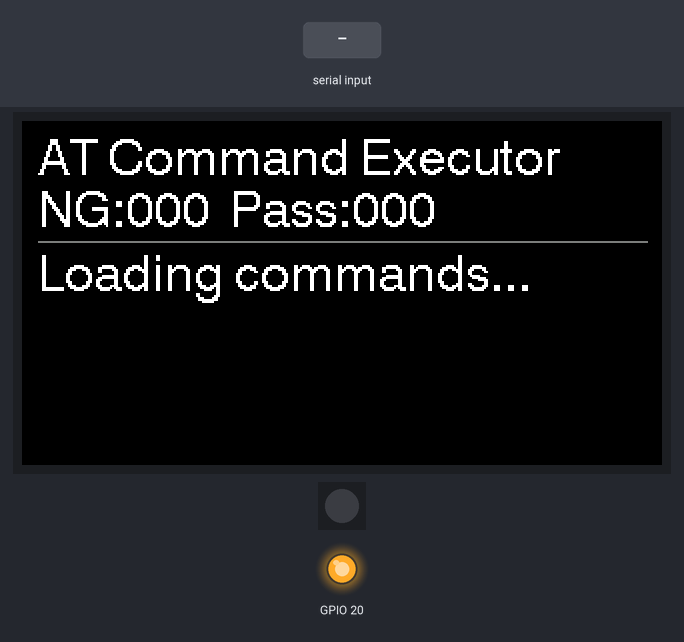
Bench run of a sketch on a simulated ESP32. On the bench: 320×172 colour display, 1 RGB LEDs in strip order, left to right, output pins drawn as LEDs (lit = HIGH). The inputs (shaded band) are chosen by the test bench. The strip is taken to match the declared colour order; storage starts empty; what the sketch prints to the serial monitor is not drawn.

Above: at 6.7 s.
9.1 s: "ERROR\n" received over the second serial link
At 10.3 s:
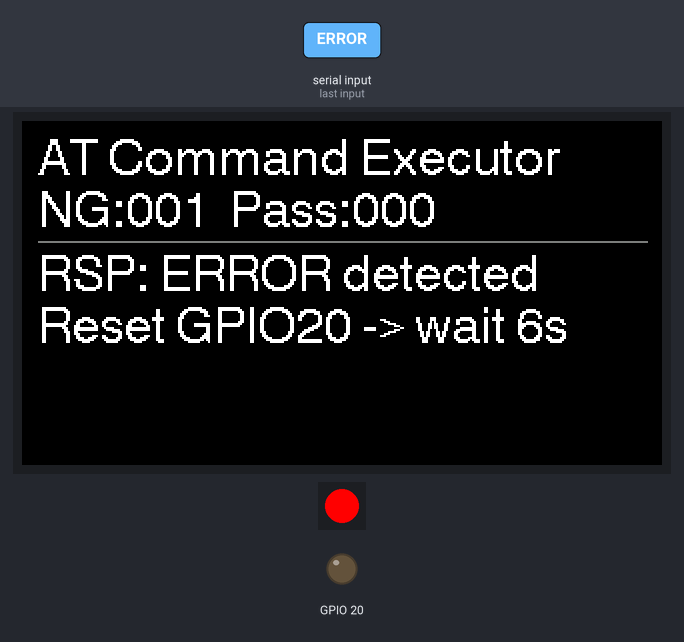
At 12.6 s:
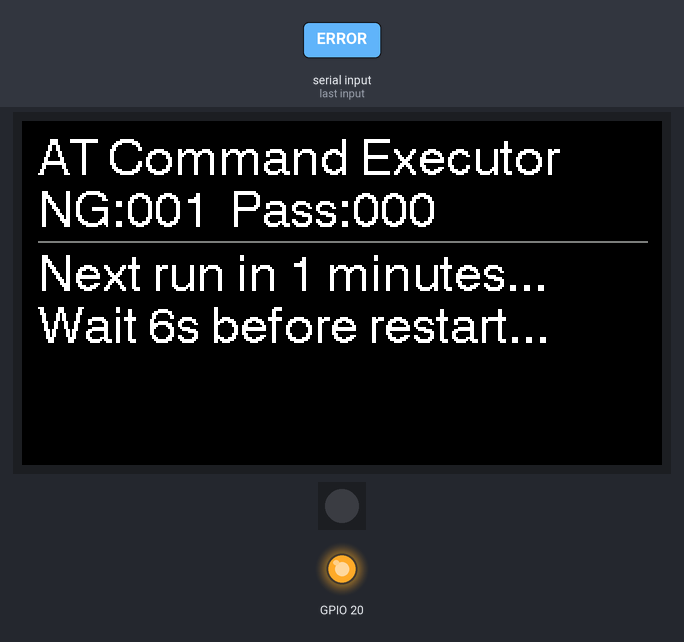
Timing chart, 0 to 14.1 s (numbered marks = the images above; inputs shaded):
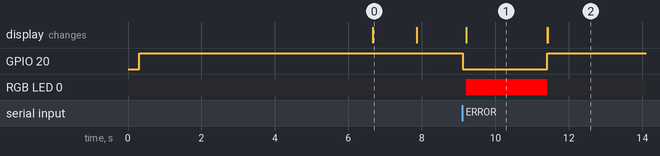

Measured:
- after the input at 9.1 s, GPIO 20: HIGH → LOW at once, → HIGH 2.3 s later; RGB LED 0: off → RGB(255, 0, 0) after 0.11 s, → off 2.2 s later; the display: changes after 0.11 s (image 1)
- what the display in image 0 shows lasts 1.2 s, from 6.7 s to 7.9 s
- what the display in image 1 shows lasts 2.2 s, from 9.2 s to 11.4 s

The sketch:

LTEmod_UDPcomm_checker_periodic.ino
```cpp
/*
 * ESP32-C6: LittleFSのcommands1.txtからATコマンドを順次読み込み、UART1経由で送信
 * 30分おき自動実行、NG/Passカウント表示（3桁）、オンボードRGB LEDで結果表示
 * - MATCH → 青点灯（Pass加算）
 * - MISMATCH → 赤点灯（NG加算）※再スタートはしない（ERROR時のみ再スタート）
 * - ERROR発生時：GPIO20をLOW→1秒後HIGHに復帰、その後さらに6秒待機してから commands1.txt の先頭から再実行
 * - 完了画面：「Next run in 30 minutes...」の直前に直近RSRPを必ず表示（このサイクル未取得でも直近履歴を表示）
 * - LCDヘッダー：Runは削除、NG/Passを3桁固定幅表示（例：NG:005  Pass:123）
 */

#include <LovyanGFX.hpp>
#include <LittleFS.h>
#include <vector>

// ==== オンボードRGB LED（WS2812）制御 ====
#include <Adafruit_NeoPixel.h>
#define RGB_PIN   8
#define RGB_COUNT 1
Adafruit_NeoPixel rgb(RGB_COUNT, RGB_PIN, NEO_RGB + NEO_KHZ800);  // 実機に合わせて NEO_GRB/NEO_BRG などに変更可
inline void rgbSet(uint8_t r, uint8_t g, uint8_t b) { rgb.setPixelColor(0, rgb.Color(r,g,b)); rgb.show(); }
inline void showMatch()    { rgbSet(0,   0, 255); }   // 青
inline void showMismatch() { rgbSet(255, 0,   0); }   // 赤
inline void showIdle()     { rgbSet(0,   0,   0); }   // 消灯

/* ==================== LCD設定（ST7789/172x320） ==================== */
class LGFX_ESP32C6_WS : public lgfx::LGFX_Device {
  lgfx::Panel_ST7789 _panel;
  lgfx::Bus_SPI _bus;
  lgfx::Light_PWM _light;
public:
  LGFX_ESP32C6_WS(void) {
    { auto cfg=_bus.config(); cfg.spi_host=SPI2_HOST; cfg.spi_mode=0; cfg.freq_write=20000000; cfg.freq_read=10000000;
      cfg.spi_3wire=false; cfg.use_lock=true; cfg.dma_channel=SPI_DMA_CH_AUTO; cfg.pin_sclk=7; cfg.pin_mosi=6; cfg.pin_miso=-1; cfg.pin_dc=15;
      _bus.config(cfg); _panel.setBus(&_bus); }
    { auto cfg=_panel.config(); cfg.pin_cs=14; cfg.pin_rst=21; cfg.pin_busy=-1; cfg.memory_width=172; cfg.memory_height=320;
      cfg.panel_width=172; cfg.panel_height=320; cfg.offset_x=0; cfg.offset_y=0; cfg.invert=false; cfg.rgb_order=false; cfg.readable=false; cfg.bus_shared=false;
      _panel.config(cfg); }
    { auto cfg=_light.config(); cfg.pin_bl=22; cfg.freq=5000; cfg.pwm_channel=0; _light.config(cfg); _panel.setLight(&_light); }
    setPanel(&_panel);
  }
};
LGFX_ESP32C6_WS lcd;

/* ==================== 表示ロジック ==================== */
static const int margin=8;
int cursorX=margin;
int cursorY=margin;
int lineHeight=0;
int textSize=1;
int responseLineCount=0;

// ==== 周期/NG/Pass 管理 ====
bool isRunning=false;
unsigned long lastRunMillis=0;
//const unsigned long RUN_INTERVAL_MS=1800000UL; // ★ 30分（= 30*60*1000）
const unsigned long RUN_INTERVAL_MS=60000UL;
uint32_t ngCountRun=0;        // このサイクルのNG
uint32_t passCountRun=0;      // このサイクルのPass（MATCH）
uint32_t passCountTotal=0;    // 通算Pass

// GPIO20 リセット（LOW→1秒でHIGH戻し）
unsigned long gpio20LowTime=0;
bool gpio20IsLow=false;
const unsigned long GPIO20_LOW_DURATION_MS=1000;

// ERROR後の再始動要求（HIGH復帰後にさらに6秒待機→先頭から再実行）
bool pendingRestartAfterError=false;

// RSRP情報（サイクル内用）＋ 直近RSRPの永続保持
String rsrpInfo="";        // このサイクルで受信した最新のRSRP
bool   hasRsrpInfo=false;
String lastRsrpInfo="";    // 直近サイクルも含めて最終のRSRP履歴
bool   hasLastRsrp=false;

// ヘッダー描画（Runは削除、NG/Passのみ3桁表示）
void drawHeaderWithStatus() {
  lcd.setCursor(margin, margin);
  lcd.println("AT Command Executor");
  cursorY = margin + lineHeight;
  cursorX = margin;

  lcd.setCursor(cursorX, cursorY);
  lcd.printf("NG:%03lu  Pass:%03lu",
             (unsigned long)ngCountRun,
             (unsigned long)passCountRun);
  cursorY += lineHeight;

  lcd.drawLine(margin, cursorY, lcd.width()-margin, cursorY, TFT_DARKGREY);
  cursorY += (lineHeight/4);
}
void lcdClearBeforeNewLine(bool drawHeader=true){
  lcd.fillScreen(TFT_BLACK);
  cursorX=margin; cursorY=margin;
  if(drawHeader) drawHeaderWithStatus();
}
void lcdNewLine(){
  cursorX=margin; cursorY+=lineHeight;
  if(cursorY > lcd.height()-margin-lineHeight) lcdClearBeforeNewLine();
}
void lcdPrintLine(const String& line){
  lcd.setCursor(cursorX,cursorY); lcd.print(line); lcdNewLine();
}

/* ==================== ATコマンド実行 ==================== */
static int currentLineIndex=0;
static std::vector<String> commandLines;
bool commandsLoaded=false;
bool waitingForCommandResponse=false;
unsigned long commandSentTime=0;
const unsigned long COMMAND_RESPONSE_TIMEOUT_MS=10000;

// 送受一致比較用
String sendDataString="";
String receiveDataString="";
bool hasSendData=false;
bool hasReceiveData=false;

// コマンドファイル読み込み
void loadCommandFile(){
  if(!LittleFS.begin(true)){ Serial.println("[ERROR] Failed to mount LittleFS"); return; }
  File file=LittleFS.open("/commands1.txt","r"); if(!file){ Serial.println("[ERROR] Failed to open commands1.txt"); return; }
  commandLines.clear();
  while(file.available()){
    String line=file.readStringUntil('\n');
    line.trim();
    if(line.length()>0) commandLines.push_back(line);
  }
  file.close();
  Serial.printf("[INFO] Loaded %d lines from commands1.txt\n", commandLines.size());
  commandsLoaded=true; currentLineIndex=0;
}

// 実行サイクル開始
void startRun(){
  ngCountRun=0; passCountRun=0;

  // サイクル内の一時変数はリセットするが、直近RSRP履歴(lastRsrpInfo)は消さない
  hasSendData=false; hasReceiveData=false;
  hasRsrpInfo=false; rsrpInfo="";

  waitingForCommandResponse=false; currentLineIndex=0;
  showIdle(); // RGB消灯

  lcdClearBeforeNewLine();
  lcdPrintLine("Loading commands...");
  loadCommandFile(); isRunning=true;

  delay(1000);
  sendNextCommand();
}

// 先頭から再スタート（ERROR復帰後の6秒待機後に呼ぶ）
void restartFromTop() {
  Serial.println("[RESTART] Restarting from line 1");
  isRunning = true;
  waitingForCommandResponse = false;

  // サイクル内の一時変数のみリセット（直近RSRP履歴は維持）
  hasSendData=false; hasReceiveData=false;
  hasRsrpInfo=false; rsrpInfo="";
  sendDataString=""; receiveDataString="";

  currentLineIndex = 0;

  lcdClearBeforeNewLine(true);
  lcdPrintLine("Restarting from line 1...");
  loadCommandFile();
  delay(500);
  sendNextCommand();
}

// 次のATコマンド送信
void sendNextCommand(){
  if(!commandsLoaded || currentLineIndex >= (int)commandLines.size()){
    Serial.println("[INFO] All commands completed");
    // 完了画面は余裕のある表示順に固定：タイトル → 比較 → RSRP → Next run
    lcdClearBeforeNewLine();
    lcdPrintLine("All commands completed!");

    // 比較結果 & LED & カウント（MISMATCHでは再スタートしない）
    if(hasSendData && hasReceiveData){
      if(sendDataString.equals(receiveDataString)){
        lcdPrintLine("String MATCH!");
        Serial.println("[INFO] SEND/RECEIVE strings MATCH! (26 chars)");
        showMatch();     // 青
        passCountRun++;  // 今サイクルのPass
        passCountTotal++;// 通算Pass
      }else{
        lcdPrintLine("String MISMATCH");
        Serial.printf("[INFO] SEND/RECEIVE strings MISMATCH (26 chars) - SEND: %s, RECEIVE: %s\n",
                      sendDataString.c_str(), receiveDataString.c_str());
        ngCountRun++;    // NG
        showMismatch();  // 赤
        // MISMATCHでは再スタートしない（仕様）
      }
    }else{
      lcdPrintLine("No data to compare");
      showIdle();
    }

    // ==== 直近RSRPを必ず表示（このサイクル未取得なら履歴を使う） ====
    if (hasRsrpInfo && rsrpInfo.length() > 0) {
      lcdPrintLine(rsrpInfo);           // 例: "RSRP: -98 dBm"
      // 履歴にも反映（最新を保持）
      lastRsrpInfo = rsrpInfo; hasLastRsrp = true;
    } else if (hasLastRsrp && lastRsrpInfo.length() > 0) {
      lcdPrintLine(lastRsrpInfo);       // 直近履歴を表示
    } else {
      lcdPrintLine("RSRP: N/A");         // 一度も取得なし
    }

    // 次回までの待機案内（30分）
    isRunning=false; lastRunMillis=millis();
    lcdPrintLine("Next run in 1 minutes...");
    //lcdPrintLine("Next run in 30 minutes...");
    Serial.println("[INFO] Waiting for next 30-minute run");
    return;
  }

  String command = commandLines[currentLineIndex];

  // コメント行スキップ
  if(command.startsWith("#")){
    Serial.printf("[SKIP] Comment line: %s\n", command.c_str());
    currentLineIndex++;
    sendNextCommand();
    return;
  }

  // SENDの文字列抽出
  if(command.indexOf("AT%SOCKETDATA=\"SEND\",1,13,") >= 0){
    int startPos = command.indexOf(",13,") + 4;
    if(startPos > 3 && startPos < command.length()){
      sendDataString = command.substring(startPos);
      sendDataString.replace("\"","");
      if(sendDataString.length()>26) sendDataString = sendDataString.substring(0,26);
      hasSendData=true;
      Serial.printf("[INFO] SEND data captured (26 chars): %s\n", sendDataString.c_str());
    }
  }

  // 表示＆送信
  lcdClearBeforeNewLine();
  lcdPrintLine("CMD: " + command);

  Serial.printf("[TX->UART1] %s\n", command.c_str());
  Serial1.print(command);
  Serial1.print("\r\n");

  waitingForCommandResponse=true;
  commandSentTime=millis();
  responseLineCount=0;
  currentLineIndex++;
}

/* ==================== UART設定 ==================== */
static const uint32_t BAUD_PC=115200, BAUD_UART=115200;
static const int UART1_TX_PIN=18, UART1_RX_PIN=19;

/* ==================== UART受信（LFまたはギャップで行確定） ==================== */
static std::vector<uint8_t> uart1Buf;
static uint32_t uart1LastByteMs=0;
static const uint32_t UART1_GAP_MS=50;

bool uart1GetLine(String &out){
  bool got=false;
  while(Serial1.available()){
    uint8_t b=(uint8_t)Serial1.read();
    uart1LastByteMs=millis();
    if(b=='\r') continue;
    if(b=='\n'){
      if(!uart1Buf.empty()){
        out.reserve(uart1Buf.size());
        for(auto v:uart1Buf) out += (char)v;
        uart1Buf.clear();
        return true;
      }else continue;
    }
    uart1Buf.push_back(b);
    if(uart1Buf.size()>4096){
      out.reserve(uart1Buf.size());
      for(auto v:uart1Buf) out += (char)v;
      uart1Buf.clear();
      return true;
    }
  }
  if(!uart1Buf.empty()){
    uint32_t now=millis();
    if(now - uart1LastByteMs >= UART1_GAP_MS){
      out.reserve(uart1Buf.size());
      for(auto v:uart1Buf) out += (char)v;
      uart1Buf.clear();
      got=true;
    }
  }
  return got;
}

/* ==================== setup/loop ==================== */
void setup(){
  // PCシリアル
  Serial.begin(BAUD_PC);
  delay(300);

  // GPIO20 初期化（HIGH）
  pinMode(20, OUTPUT);
  digitalWrite(20, HIGH);
  Serial.println("[GPIO20] Set to HIGH");

  // UART1
  Serial1.begin(BAUD_UART, SERIAL_8N1, UART1_RX_PIN, UART1_TX_PIN);
  Serial1.setRxBufferSize(2048);

  // LCD初期化前の待機時間（6秒）
  delay(6000);

  // LCD初期化
  lcd.begin();
  lcd.setRotation(1);
  lcd.setBrightness(220);
  lcd.setFont(&fonts::Font4);
  lcd.setTextSize(textSize);
  lcd.setTextColor(TFT_WHITE, TFT_BLACK);
  lcd.setTextDatum(textdatum_t::top_left);
  lineHeight = lcd.fontHeight() * textSize;

  // 初期画面
  lcdClearBeforeNewLine();
  lcdPrintLine("READY - 30min executor");

  // RGB LED 初期化
  rgb.begin();
  rgb.show();
  showIdle();

  lastRunMillis = millis();
  startRun();
}

void loop(){
  // ==== 1秒経過でGPIO20を自動復帰（HIGH） ====
  if(gpio20IsLow && (millis()-gpio20LowTime >= GPIO20_LOW_DURATION_MS)){
    digitalWrite(20, HIGH);
    gpio20IsLow=false;
    Serial.println("[GPIO20] Set to HIGH (timeout recovery)");

    // ERROR時の再実行：HIGH復帰後にさらに6秒待って先頭再スタート
    if (pendingRestartAfterError) {
      pendingRestartAfterError = false;
      lcdPrintLine("Wait 6s before restart...");
      delay(6000);            // 6秒待機
      restartFromTop();       // 先頭から再実行
      return;
    }
  }

  // 周期実行トリガ（30分おき）
  if(!isRunning && (millis()-lastRunMillis >= RUN_INTERVAL_MS)){
    startRun();
  }

  // レスポンスタイムアウト監視（10秒）
  if(isRunning && waitingForCommandResponse &&
     (millis()-commandSentTime >= COMMAND_RESPONSE_TIMEOUT_MS)){
    Serial.println("[TIMEOUT] No response for 10 seconds - Moving to next command");
    waitingForCommandResponse=false;
    delay(1000);
    sendNextCommand();
  }

  // UART受信・解析
  String resp;
  if(uart1GetLine(resp)){
    Serial.print("[RX<-UART1] ");
    Serial.println(resp);
    responseLineCount++;

    // %SOCKETDATAの受信データ抽出
    if(resp.indexOf("%SOCKETDATA:1,13,0,") >= 0){
      int startPos = resp.indexOf(",0,") + 3;
      if(startPos > 2 && startPos < resp.length()){
        String tmp = resp.substring(startPos);
        int q1 = tmp.indexOf('"');
        int q2 = tmp.lastIndexOf('"');
        if(q1>=0 && q2>q1){
          receiveDataString = tmp.substring(q1+1, q2);
          if(receiveDataString.length()>26) receiveDataString = receiveDataString.substring(0,26);
          hasReceiveData = true;
          Serial.printf("[INFO] RECEIVE data captured (26 chars): %s\n", receiveDataString.c_str());
        }
      }
    }

    // RSRP（サイクル内最新＋直近履歴の更新）
    if(resp.indexOf("RSRP: Reported") >= 0){
      int s = resp.indexOf("RSRP: Reported");
      int c = resp.indexOf(',', s);
      rsrpInfo = (c > s) ? resp.substring(s, c) : resp.substring(s);
      rsrpInfo.replace("Reported ", "");
      rsrpInfo += " dBm";
      hasRsrpInfo = true;

      // 直近履歴にも反映
      lastRsrpInfo = rsrpInfo;
      hasLastRsrp  = true;

      Serial.printf("[INFO] RSRP info captured: %s\n", rsrpInfo.c_str());
    }

    // LCDにレスポンス表示（長文は省略）
    if(resp.length()>0){
      String d = resp;
      if(d.length()>20) d = d.substring(0,17) + "...";
      lcdPrintLine("RSP: " + d);
    }

    // ERROR検出 → NG加算／LED赤／GPIO20 LOW → 1秒後HIGH → さらに6秒待機 → 先頭から再実行
    if(resp.indexOf("ERROR") >= 0){
      ngCountRun++;
      showMismatch();

      // リセット開始（LOW化）
      if (!gpio20IsLow) {
        digitalWrite(20, LOW);
        gpio20IsLow   = true;
        gpio20LowTime = millis();   // 1秒後に HIGH 復帰（上の復帰処理で）
        Serial.println("[GPIO20] LOW (ERROR reset sequence started)");
      }

      pendingRestartAfterError = true;  // 復帰後に再スタート

      // LCDログ
      lcdClearBeforeNewLine();
      lcdPrintLine("RSP: ERROR detected");
      lcdPrintLine("Reset GPIO20 -> wait 6s");
    }

    // 完了判定（OK/ERROR）
    if(resp.indexOf("OK") >= 0 || resp.indexOf("ERROR") >= 0){
      waitingForCommandResponse=false;
      delay(2000);
      sendNextCommand();
    }
  }
}
```
